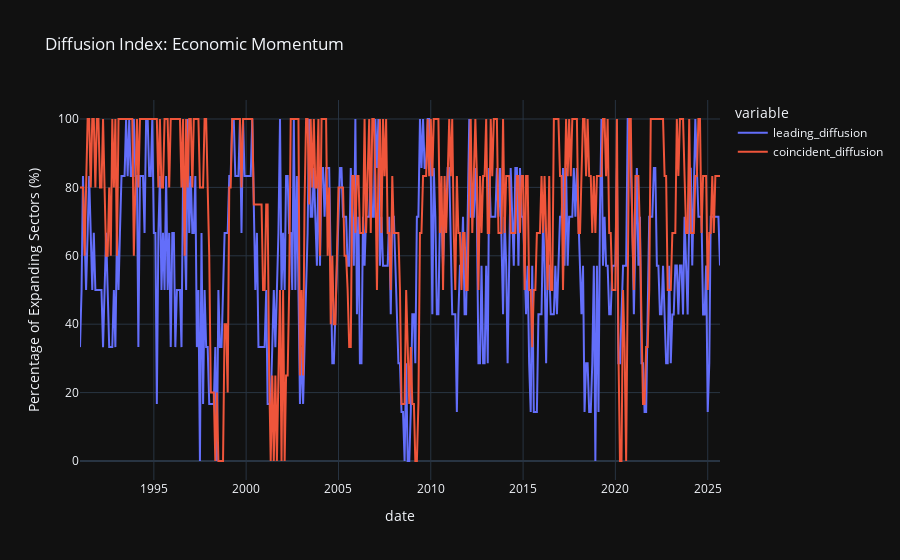

Notebook code cell kept with this figure:
### Markdown cell above
# Visual 1
The leading indicator exhibits earlier turning points compared to coincident and lagging indicators, supporting its role in anticipating changes in Malaysia’s economic cycle.

### Code cell
#FIGURE 2️⃣ – Diffusion Index (Momentum Analysis)
fig2 = px.line(
    df,
    x='date',
    y=['leading_diffusion', 'coincident_diffusion'],
    title="Diffusion Index: Economic Momentum",
    labels={'value': 'Percentage of Expanding Sectors (%)'},
    template='plotly_dark'
)

fig2.show()

### Figure 1 — Plotly figure (JSON) as saved in the notebook; plotly's stock layout.template omitted (floating-point values rounded to 4 significant figures; data arrays with more than 128 entries replaced by an {"elided": "..."} marker saying what was removed)
{"data": [{"hovertemplate": "variable=leading_diffusion<br>date=%{x}<br>Percentage of Expanding Sectors (%)=%{y}<extra></extra>", "legendgroup": "leading_diffusion", "line": {"color": "#636efa", "dash": "solid"}, "marker": {"symbol": "circle"}, "mode": "lines", "name": "leading_diffusion", "orientation": "v", "showlegend": true, "type": "scatter", "x": {"elided": "417 str values"}, "xaxis": "x", "y": {"elided": "417 float values"}, "yaxis": "y"}, {"hovertemplate": "variable=coincident_diffusion<br>date=%{x}<br>Percentage of Expanding Sectors (%)=%{y}<extra></extra>", "legendgroup": "coincident_diffusion", "line": {"color": "#EF553B", "dash": "solid"}, "marker": {"symbol": "circle"}, "mode": "lines", "name": "coincident_diffusion", "orientation": "v", "showlegend": true, "type": "scatter", "x": {"elided": "417 str values"}, "xaxis": "x", "y": {"elided": "417 float values"}, "yaxis": "y"}], "layout": {"legend": {"title": {"text": "variable"}, "tracegroupgap": 0}, "title": {"text": "Diffusion Index: Economic Momentum"}, "xaxis": {"anchor": "y", "domain": [0, 1], "title": {"text": "date"}}, "yaxis": {"anchor": "x", "domain": [0, 1], "title": {"text": "Percentage of Expanding Sectors (%)"}}}}
